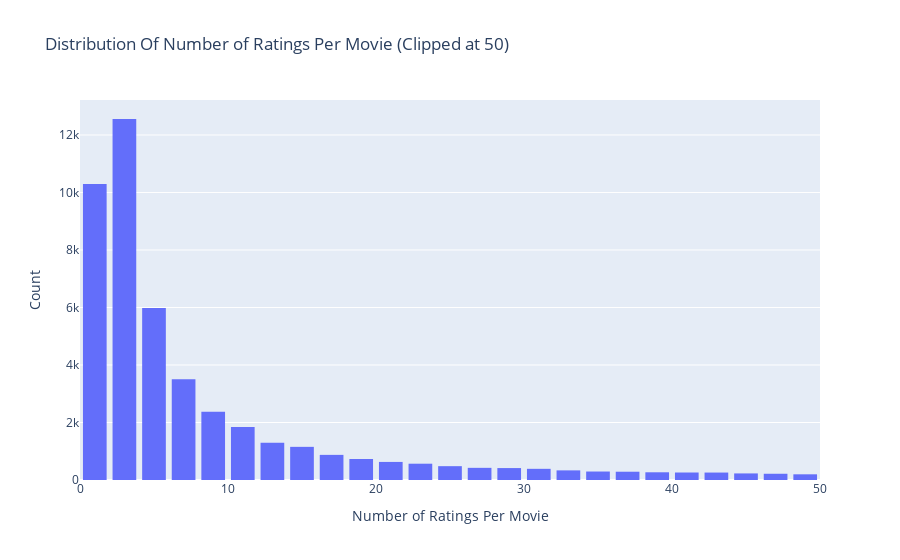

Notebook code cell kept with this figure:
### Code cell
# TODO: graph not showing in github
data = ratings.groupby('movieId')['rating'].count().clip(upper=50)

trace = go.Histogram(x = data.values,
                     name = 'Ratings',
                     xbins = dict(start = 0,
                                  end = 50,
                                  size = 2))

layout = go.Layout(title = 'Distribution Of Number of Ratings Per Movie (Clipped at 50)',
                   xaxis = dict(title = 'Number of Ratings Per Movie'),
                   yaxis = dict(title = 'Count'),
                   bargap = 0.2)

fig = go.Figure(data=[trace], layout=layout)
iplot(fig)

### Figure 1 — Plotly figure (JSON) as saved in the notebook; plotly's stock layout.template omitted (floating-point values rounded to 4 significant figures; data arrays with more than 128 entries replaced by an {"elided": "..."} marker saying what was removed)
{"data": [{"name": "Ratings", "type": "histogram", "x": {"elided": "59047 int values"}, "xbins": {"end": 50, "size": 2, "start": 0}}], "layout": {"bargap": 0.2, "title": {"text": "Distribution Of Number of Ratings Per Movie (Clipped at 50)"}, "xaxis": {"title": {"text": "Number of Ratings Per Movie"}}, "yaxis": {"title": {"text": "Count"}}}}
